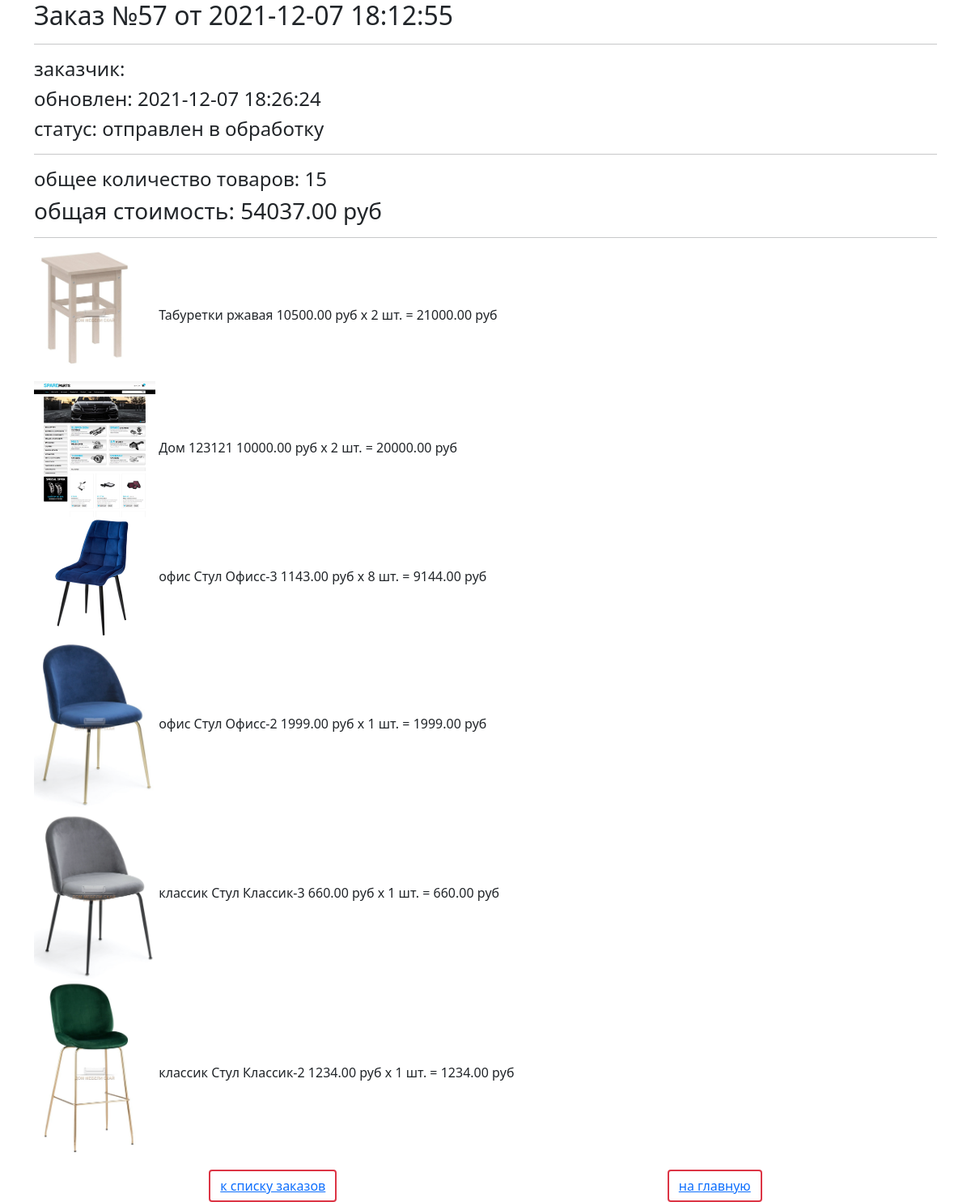
The page /order/read/57/ on the database its author committed.
### ordersapp/models.py (models this page shows, shortened)
class Order(models.Model):
    STATUS_FORMING = 'FM'
    STATUS_SENT_TO_PROCEED = 'STP'
    STATUS_PROCEEDED = 'PRD'
    STATUS_PAID = 'PD'
    STATUS_DONE = 'DN'
    STATUS_CANCELED = 'CN'
    STATUSES = (
        (STATUS_FORMING, 'формируется'),
        (STATUS_SENT_TO_PROCEED, 'отправлен в обработку'),
        (STATUS_PROCEEDED, 'обрабатывается'),
        (STATUS_PAID, 'оплачен'),
        (STATUS_DONE, 'готов к выдаче'),
        (STATUS_CANCELED, 'отменен'),
    )
    user = models.ForeignKey(settings.AUTH_USER_MODEL, on_delete=models.CASCADE)
    created = models.DateTimeField(verbose_name='создан', auto_now_add=True)
    updated = models.DateTimeField(verbose_name='обновлен', auto_now=True)
    status = models.CharField(verbose_name='статус', max_length=3, choices=STATUSES, default=STATUS_FORMING)
    is_active = models.BooleanField(verbose_name='активен', default=True)
    class Meta:
        ordering = ('-created',)
        verbose_name = 'заказ'
        verbose_name_plural = 'заказы'
    def total_quantity(self):
        _items = self.orderitems.all()
        return sum(list(map(lambda x: x.quantity, _items)))
    def total_cost(self):
        _items = self.orderitems.all()
        return sum(list(map(lambda x: x.quantity * x.product.price, _items)))

class OrderItem(models.Model):
    order = models.ForeignKey(Order, related_name='orderitems', on_delete=models.CASCADE)
    product = models.ForeignKey(Product, verbose_name='продукт', on_delete=models.CASCADE)
    quantity = models.PositiveIntegerField(verbose_name='количество', default=0)
    class Meta:
        ordering = ('-order',)
        verbose_name = 'ордер'
        verbose_name_plural = 'ордеры'
    @property
    def product_cost(self):
        return self.product.price * self.quantity

### mainapp/models.py (models this page shows, shortened)
class Product(models.Model):
    category = models.ForeignKey(ProductCategory, on_delete=models.CASCADE, verbose_name='Категория')
    name = models.CharField(max_length=128, verbose_name='Наименование')
    image = models.ImageField(upload_to='products', blank=True, verbose_name='Изображение')
    short_desc = models.CharField(max_length=255, verbose_name='Краткое описание')
    description = models.TextField(verbose_name='Описание')
    price = models.DecimalField(decimal_places=2, max_digits=10, default=0, verbose_name='Цена')
    quantity = models.PositiveSmallIntegerField(default=0, verbose_name='Количество')
    is_active = models.BooleanField(default=True, verbose_name='Запись активна')
    updated_at = models.DateTimeField(auto_now=True, null=True, blank=True)
    created_at = models.DateTimeField(auto_now_add=True, null=True, blank=True)
    class Meta:
        verbose_name = 'Продукты'
        verbose_name_plural = 'Продукты'
        ordering = ('-id',)

class ProductCategory(models.Model):
    name = models.CharField(verbose_name='Наименование', max_length=64, unique=True)
    description = models.TextField(verbose_name='Описание')
    is_active = models.BooleanField(default=True, verbose_name='Запись активна')
    class Meta:
        verbose_name = 'Категория'
        verbose_name_plural = 'Категория'
        ordering = ('-id',)

### ordersapp/views.py (the view)
# urls.py: path('read/<pk>/', ordersapp.OrderItemsDetailView.as_view(), name='order_read'),
class OrderItemsDetailView(DetailView):
    model = Order

### adminapp/templatetags/temp_tags.py (called while the page is built)
@register.filter(name='media_for_products')  # 1 вариант регистрации шаблонного тега
def media_for_products(img_path):
    if not img_path:
        img_path = 'default_prod.svg'
    return f'{settings.MEDIA_URL}{img_path}'

### mainapp/context_processors.py (called while the page is built)
def basket(request):
    basket_items = []
    if request.user.is_authenticated:
        basket_items = Basket.objects.filter(user=request.user)
    return {
        'basket': basket_items
    }

### ordersapp/templates/ordersapp/order_detail.html
{% extends "ordersapp/order_base_template.html" %}
{% load static %}
{% load temp_tags %}
{% block content %}
    <div class="container">
        {% include 'ordersapp/includes/inc_order_summary.html' %}
        <div class="basket_list">
            {% for item in object.orderitems.select_related %}
                <div class="basket_record">
                    <img src="{{ item.product.image|media_for_products }}"
                         alt="{{ item.product.short_desc }}" style="width: 150px">
                    <span class="category_name">
                   {{ item.product.category.name }}
               </span>
                    <span class="product_name">{{ item.product.name }}</span>
                    <span class="product_price">
                   {{ item.product.price }}&nbspруб
               </span>
                    <span class="product_quantitiy">
                   x {{ item.quantity }} шт.
               </span>
                    <span class="product_cost">
                    = {{ item.product_cost }}&nbspруб
               </span>
                </div>
            {% endfor %}
        </div>
        {% include 'ordersapp/includes/inc_order_actions.html' %}
    </div>
{% endblock %}

### ordersapp/templates/ordersapp/includes/inc_order_summary.html (shortened to what this page needs)
{% if object %}
   <div class="h2">Заказ №{{ object.pk }} от {{ object.created|date:"Y-m-d H:i:s" }}</div>
   <hr>
   <div class="h4">заказчик: {{ user.last_name }} {{ user.first_name }} </div>
   <div class="h4">обновлен: {{ object.updated|date:"Y-m-d H:i:s" }}</div>
   <div class="h4">cтатус: {{ object.get_status_display }}</div>
   <hr>
   <div class="h4">
       общее количество товаров: <span class="order_total_quantity">{{ object.total_quantity }}</span>
   </div>
   <div class="h3">
       общая стоимость: <span class="order_total_cost">{{ object.total_cost }}</span> руб
   </div>
{% endif %}
<hr>

### static/css/style.css (style rules this page uses)
* { margin: 0; padding: 0; }
body { font-family: 'Montserrat', sans-serif; }
html, body { height: 100%; }
.container { width: 1366px; margin: 0 auto; min-height: 100%; }

### rows shown on the page
Order: updated "2021-12-07 18:26:24", status "отправлен в обработку", total_quantity "15", total_cost "54037.00"
OrderItem: product.image|media_for_products (picture), product.category.name "Табуретки", product.name "ржавая", product.price "10500.00", quantity "2", product_cost "21000.00"
OrderItem: product.image|media_for_products (picture), product.category.name "Дом", product.name "123121", product.price "10000.00", quantity "2", product_cost "20000.00"
OrderItem: product.image|media_for_products (picture), product.category.name "офис", product.name "Стул Офисс-3", product.price "1143.00", quantity "8", product_cost "9144.00"
OrderItem: product.image|media_for_products (picture), product.category.name "офис", product.name "Стул Офисс-2", product.price "1999.00", quantity "1", product_cost "1999.00"
OrderItem: product.image|media_for_products (picture), product.category.name "классик", product.name "Стул Классик-3", product.price "660.00", quantity "1", product_cost "660.00"
OrderItem: product.image|media_for_products (picture), product.category.name "классик", product.name "Стул Классик-2", product.price "1234.00", quantity "1", product_cost "1234.00"
